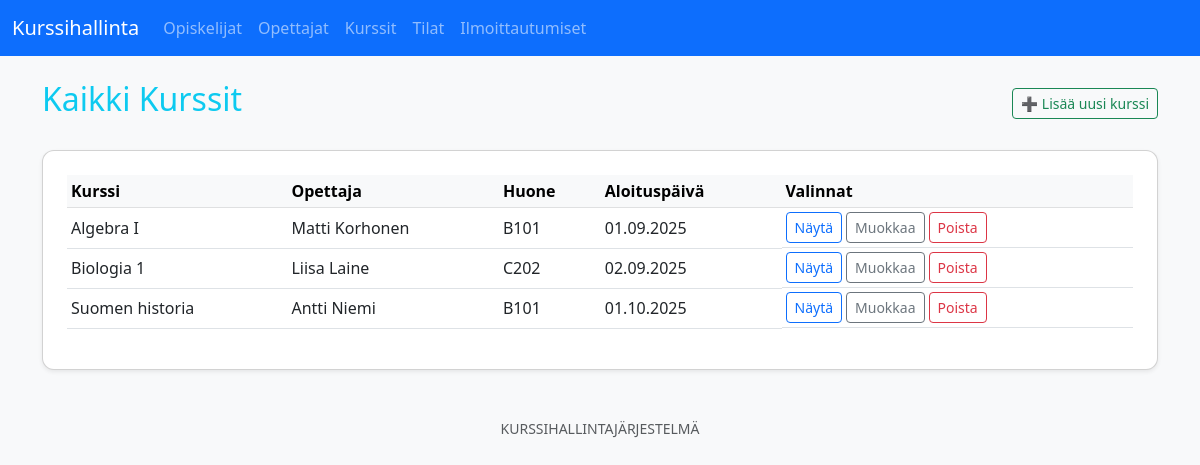
Screenshot of /courses/index.php with the database file from the repository.
### tables this page shows
CREATE TABLE IF NOT EXISTS courses (
  course_id INT AUTO_INCREMENT PRIMARY KEY,
  name VARCHAR(200) NOT NULL,
  description TEXT,
  start_date DATE,
  end_date DATE,
  teacher_id INT NOT NULL,
  room_id INT NOT NULL,
  FOREIGN KEY (teacher_id) REFERENCES teachers(teacher_id) ON DELETE RESTRICT ON UPDATE CASCADE,
  FOREIGN KEY (room_id) REFERENCES rooms(room_id) ON DELETE RESTRICT ON UPDATE CASCADE
);

CREATE TABLE IF NOT EXISTS teachers (
  teacher_id INT AUTO_INCREMENT PRIMARY KEY,
  first_name VARCHAR(100) NOT NULL,
  last_name VARCHAR(100) NOT NULL,
  subject VARCHAR(100)
);

CREATE TABLE IF NOT EXISTS rooms (
  room_id INT AUTO_INCREMENT PRIMARY KEY,
  name VARCHAR(100) NOT NULL,
  capacity INT UNSIGNED NOT NULL DEFAULT 0
);

### courses/index.php (the view, shortened to what this page needs)
<?php
require_once __DIR__ . '/../includes/config.php';
require_once __DIR__ . '/../includes/header.php';
$query = "
    SELECT
        c.course_id AS id,
        c.name AS course_name,
        c.start_date AS start,
        c.end_date AS endd,
        t.first_name AS teacher_first,
        t.last_name AS teacher_last,
        r.name AS room
    FROM courses c
    JOIN teachers t ON c.teacher_id = t.teacher_id
    JOIN rooms r ON c.room_id = r.room_id
    ORDER BY c.start_date ASC
";
$result = $mysqli->query($query);
?>
<div class="d-flex justify-content-between align-items-center mb-4">
    <h2 class="text-info">Kaikki Kurssit</h2>
    <a href="add.php" class="btn btn-outline-success btn-sm">➕ Lisää uusi kurssi</a>
</div>
<div class="card shadow-sm p-4">
    <table class="table table-hover table-sm align-middle">
        <thead class="table-light">
            <tr>
                <th>Kurssi</th>
                <th>Opettaja</th>
                <th>Huone</th>
                <th>Aloituspäivä</th>
                <th>Valinnat</th>
            </tr>
        </thead>
        <tbody>
            <?php while($row = $result->fetch_assoc()): ?>
            <tr>
                <td><?= htmlspecialchars($row['course_name']) ?></td>
                <td><?= htmlspecialchars($row['teacher_first'] . ' ' . $row['teacher_last']) ?></td>
                <td><?= htmlspecialchars($row['room']) ?></td>
                <td><?= date('d.m.Y', strtotime($row['start'])) ?></td>
                <td class="d-flex gap-1">
                    <a href="view.php?id=<?= $row['id'] ?>" class="btn btn-sm btn-outline-primary">Näytä</a>
                    <a href="edit.php?id=<?= $row['id'] ?>" class="btn btn-sm btn-outline-secondary">Muokkaa</a>
                    <a href="delete.php?id=<?= $row['id'] ?>" class="btn btn-sm btn-outline-danger" onclick="return confirm('Haluatko poistaa kurssin?')">Poista</a>
                </td>
            </tr>
            <?php endwhile; ?>
        </tbody>
    </table>
</div>
<?php require_once __DIR__ . '/../includes/footer.php'; ?>

### includes/header.php (shortened to what this page needs)
<!doctype html>
<html lang="fi">
<head>
  <link href="https://cdn.jsdelivr.net/npm/bootstrap@5.3.0/dist/css/bootstrap.min.css" rel="stylesheet">
  <link href="/kurssienhallinta/assets/style.css" rel="stylesheet">
</head>
<body class="bg-light">
<nav class="navbar navbar-expand-lg navbar-dark bg-primary mb-4">
  <div class="container-fluid">
    <a class="navbar-brand" href="/kurssienhallinta/index.php">Kurssihallinta</a>
    <div class="collapse navbar-collapse" id="navmenu">
      <ul class="navbar-nav me-auto mb-2 mb-lg-0">
        <li class="nav-item"><a class="nav-link" href="/kurssienhallinta/students/index.php">Opiskelijat</a></li>
        <li class="nav-item"><a class="nav-link" href="/kurssienhallinta/teachers/index.php">Opettajat</a></li>
        <li class="nav-item"><a class="nav-link" href="/kurssienhallinta/courses/index.php">Kurssit</a></li>
        <li class="nav-item"><a class="nav-link" href="/kurssienhallinta/rooms/index.php">Tilat</a></li>
        <li class="nav-item"><a class="nav-link" href="/kurssienhallinta/enrollments/add.php">Ilmoittautumiset</a></li>
      </ul>
    </div>
  </div>
</nav>
<main class="container mb-5">

### includes/footer.php (shortened to what this page needs)
</main>
<footer class="text-center small text-muted mb-4">KURSSIHALLINTAJÄRJESTELMÄ</footer>
</body>
</html>

### assets/style.css (style rules this page uses)
body { font-family: system-ui, -apple-system, 'Segoe UI', Roboto, 'Helvetica Neue', Arial; background-color: #f8f9fa; color: #212529; }
.card { background-color: #ffffff; border-radius: 12px; box-shadow: 0 4px 12px rgba(0, 0, 0, 0.06), 0 1px 2px rgba(0, 0, 0, 0.04); transition: transform 0.2s ease, box-shadow 0.2s ease; }

### rows the page displays
courses: name "Algebra I", teacher.last_name "Matti Korhonen", room.name "B101", start_date "01.09.2025"
courses: name "Biologia 1", teacher.last_name "Liisa Laine", room.name "C202", start_date "02.09.2025"
courses: name "Suomen historia", teacher.last_name "Antti Niemi", room.name "B101", start_date "01.10.2025"
